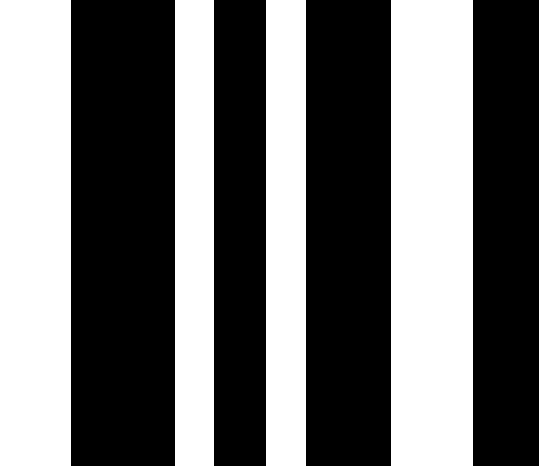
#> input picture bar5.jpg, 539 x 466 px
$ python barcode_update.py
#> lines starting #> are read from the running program, lines starting #| are printed output that depends on the picture; after the words box and inside, x2 and y2 are one past the last pixel; in counts of white or black regions, pixels touching at a corner belong together
import cv2
import numpy as np

barcode_image = cv2.imread("bar5.jpg")
#> barcode_image is the input picture: shape (466, 539, 3); 43% white; 4 white regions, box (x1, y1, x2, y2) and area: (391, 0, 473, 466) 38212, (0, 0, 71, 466) 33086, (266, 0, 306, 466) 18640, (175, 0, 214, 466) 18174
gray_image = cv2.cvtColor(barcode_image, cv2.COLOR_BGR2GRAY)
#> gray_image: shape (466, 539); 43% white; 4 white regions
_, threshold_image = cv2.threshold(gray_image, 128, 255, cv2.THRESH_BINARY)
contours, _ = cv2.findContours(threshold_image, cv2.RETR_EXTERNAL, cv2.CHAIN_APPROX_SIMPLE)
#> contours = 4 contours; box (x1, y1, x2, y2) and area: (391, 0, 473, 466) 37665, (0, 0, 71, 466) 32550, (266, 0, 306, 466) 18135, (175, 0, 214, 466) 17670
stripe_threshold = 50
binary_representation = ""

for contour in contours:
    x, y, w, h = cv2.boundingRect(contour)

    if w < 10:
        continue

    if w >= stripe_threshold:
        binary_representation += "1"
        cv2.drawContours(barcode_image, [contour], -1, (0, 255, 0), 2)
        cv2.rectangle(barcode_image, (x, y), (x + w, y + h), (0, 255, 0), 2)
    else:
        binary_representation += "0"
        cv2.drawContours(barcode_image, [contour], -1, (0, 0, 255), 2)
#> this loop made 4 passes
#> (contour, x, w, binary_representation) on passes 1 to 4: ([[391, 0], [391, 465], [472, 465], [472, 0]], 391, 82, '1'), ([[266, 0], [266, 465], [305, 465], [305, 0]], 266, 40, '10'), ([[175, 0], [175, 465], [213, 465], [213, 0]], 175, 39, '100'), ([[0, 0], [0, 465], [70, 465], [70, 0]], 0, 71, '1001')
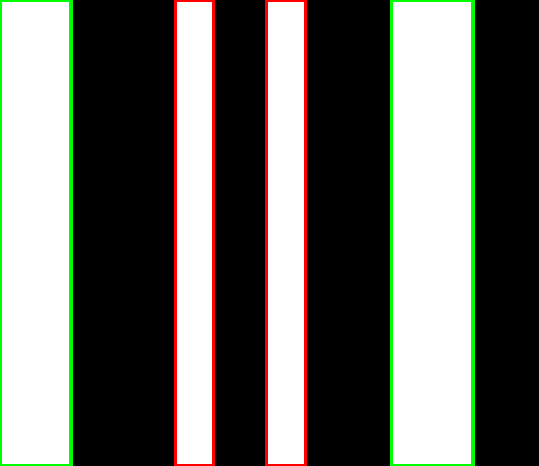
#> barcode_image: shape (466, 539, 3); 4.98% of pixels changed, all inside (x1, y1, x2, y2) = (0, 0, 475, 466)

binary_representation = binary_representation[::-1]  # Reverse the binary representation
print("Binary representation:", binary_representation)
#| Binary representation: 1001

cv2.imshow("Threshold Image", threshold_image)
cv2.imshow("Image with Contours and Rectangles", barcode_image)
cv2.waitKey(0)
cv2.destroyAllWindows()
